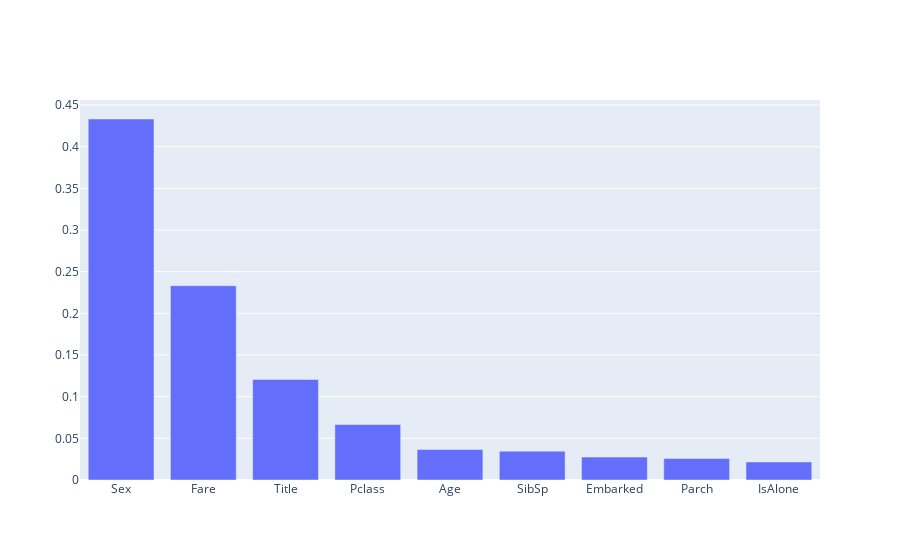

Notebook code cell kept with this figure:
### Code cell
from sklearn.ensemble import ExtraTreesClassifier

x = ds[[ 'Pclass', 'Sex', 'Age', 'SibSp', 'Parch', 'Fare', 'Embarked', 'Title', 'IsAlone' ]]
y = ds.iloc[ :, 1 ]

model = ExtraTreesClassifier()
model.fit( x, y )

etcplot = pd.DataFrame( list(zip( x , model.feature_importances_ ) ), columns = ['x', 'y'] )
etcplot = etcplot.sort_values( 'y', ascending = False )

fig = go.Figure()
fig.add_trace(
    go.Bar(
        x = etcplot['x'],
        y = etcplot['y']
))

fig.show()

### Figure 1 — Plotly figure (JSON) as saved in the notebook; plotly's stock layout.template omitted (floating-point values rounded to 4 significant figures)
{"data": [{"type": "bar", "x": ["Sex", "Fare", "Title", "Pclass", "Age", "SibSp", "Embarked", "Parch", "IsAlone"], "y": [0.4333, 0.2332, 0.1206, 0.06653, 0.03668, 0.03459, 0.02752, 0.02593, 0.02162]}], "layout": {}}
